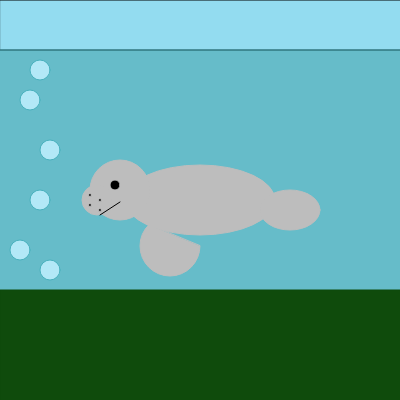
Frame 1 (no input)
Frame 60 (no input): identical to frame 1, image omitted
Frame 120 (the mouse pressed at the canvas centre since frame 60): identical to frame 1, image omitted

The p5.js sketch that drew this single still picture (run headless with seeded random() and noise() and a simulated clock; from frame 60 on, the mouse is pressed at the canvas centre):

// p5.js sketch
// ── sketch.js
function setup() {
  createCanvas(400, 400);
}

function draw() {
  background('rgb(102,188,201)')
  fill('rgb(147,220,240)')
  rect(0,0,700,50)
  stroke('#49B1BE')
  line(0, 50, 700, 50)
  fill('rgb(179,232,247)')
  ellipse(40,70,20,20)
  ellipse(30,100,20,20)
  ellipse(50,150,20,20)
  ellipse(40,200,20,20)
  ellipse(20,250,20,20)
  ellipse(50,270,20,20)
  ellipse(40,310,20,20)
  fill('rgb(15,75,12)')
  stroke(15,75,12)
  rect(0,290,700,200)
  fill('rgb(189,189,189)')
  stroke(189,189,189)
  ellipse(200,200,150,70)
  ellipse(120,190,60,60)
  ellipse(97,200,30,30)
  ellipse(290,210,60,40)
  arc(170, 246, 60, 60, 0, PI+QUARTER_PI,CHORD);
  fill("rgb(0,0,0)")
  ellipse(115,185,10,10)
  ellipse(100,200,3,3)
  ellipse(90,205,3,3)
  ellipse(90,195,3,3)
ellipse(100,210,3,3)
  stroke('rgb(0,0,0)')
  line(100,215,120,202)


}
